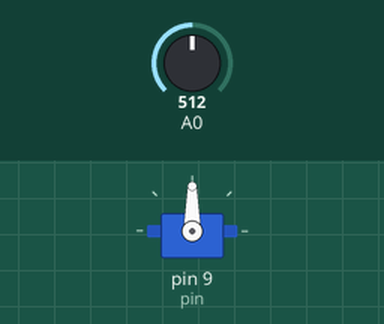
Bench run of a sketch on a simulated Arduino Uno, built with avr-gcc and run on an emulated ATmega328P. Shown: servo. The test bench sets the inputs (shaded band); at power-on: A0 = 512.

Above: at 1.2 s.
1.3 s: A0 set to 590
At 1.8 s:
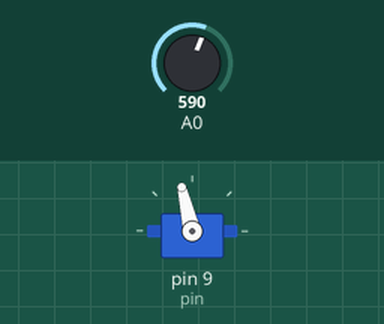
2.8 s: A0 set to 716
At 3.9 s:
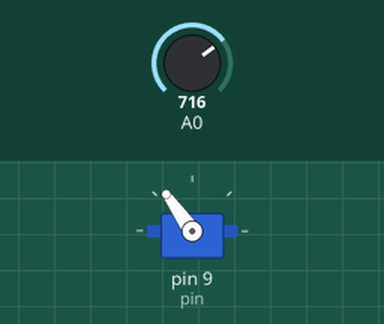
4.3 s: A0 set to 900
At 5.2 s:
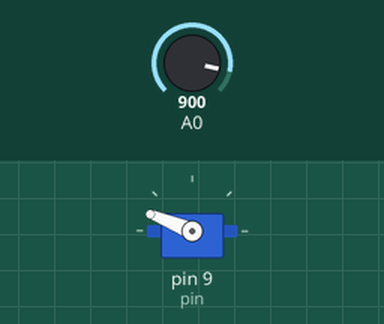
5.8 s: A0 set to 1023
At 6.5 s:
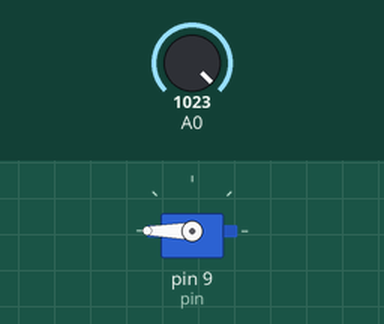
7.3 s: A0 set to 306
At 8.6 s:
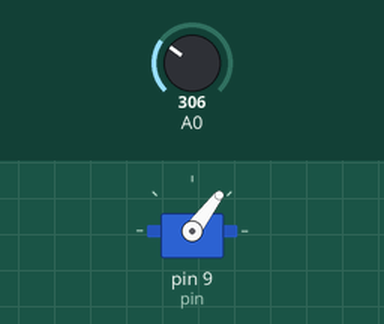
Timing chart, 0 to 9.8 s (numbered marks = the images above; inputs shaded):
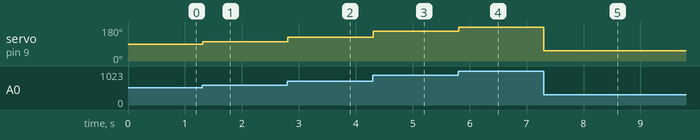

Measured:
- after the input at 1.3 s, servo on pin 9 (pin): 90° → 103° at once
- after the input at 2.8 s, servo on pin 9 (pin): 103° → 125° at once
- after the input at 4.3 s, servo on pin 9 (pin): 125° → 158° at once
- after the input at 5.8 s, servo on pin 9 (pin): 158° → 180° at once
- after the input at 7.3 s, servo on pin 9 (pin): 180° → 53° at once

The sketch:

Servo_potentiometer.ino
```cpp
#include <Servo.h>
Servo servo1;

int pin = 9;
int pulsoMinimo = 580;
int pulsoMaximo = 2500;
int angulo = 45;
int lectura;

void setup() {
  // put your setup code here, to run once:
  servo1.attach(pin, pulsoMinimo, pulsoMaximo);
  pinMode(A0, INPUT);

}

void loop() {
  lectura = analogRead(A0);
  angulo = map(lectura, 0, 1023, 0, 180);
  servo1.write(angulo);
  delay(10);
  // put your main code here, to run repeatedly
}
```
